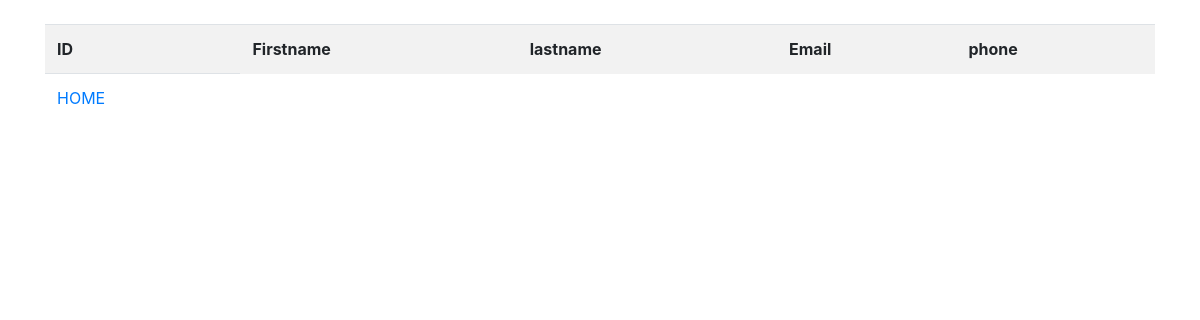
/show, run on an earlier commit of the app's database.
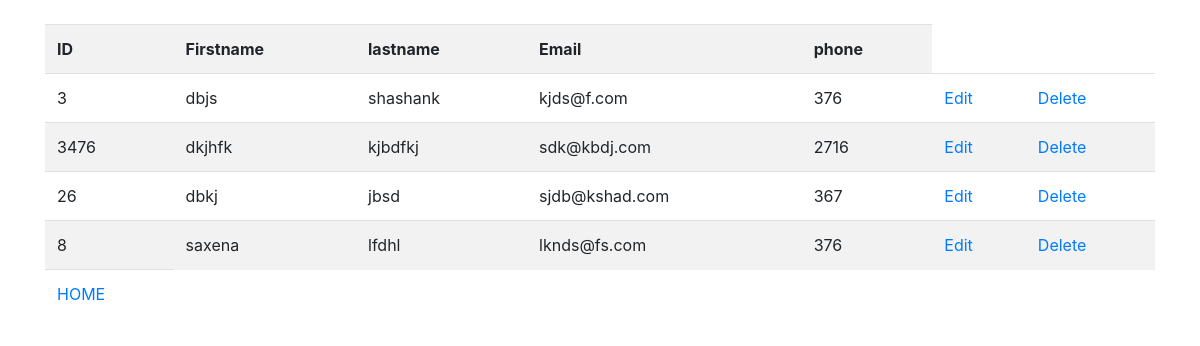
And on a later commit of the database.
### myapp/models.py (models this page shows)
class Sales(models.Model):
    sid = models.CharField(max_length=20)
    sfirstname = models.CharField(max_length=50)
    slastname = models.CharField(max_length=50)
    semail = models.EmailField()
    sphone = models.IntegerField(max_length=12)

### myapp/views.py (the view)
# urls.py: path('show', views.show),
def show(request):
    sales = Sales.objects.all
    return render(request, 'show.html', {'sales': sales})

### myapp/templates/show.html
{% extends 'base.html' %}
{% block content %}
<table class="table table-striped">
    <tr>
        <th>ID</th>
        <th>Firstname</th>
        <th>lastname</th>
        <th>Email</th>
        <th>phone</th>
    </tr>
    {% for i in sales %}
    <tr>
        <td>{{i.sid}}</td>
        <td>{{i.sfirstname}}</td>
        <td>{{i.slastname}}</td>
        <td>{{i.semail}}</td>
        <td>{{i.sphone}}</td>
        <td>
            <a href="edit/{{ i.id }} ">Edit</a>
        </td>
        <td>
            <a href="delete/{{ i.id }} ">Delete</a>
        </td>
    </tr>
    {% endfor %}
    <br>
    <td>
            <a href='/'>HOME</a>
        </td>
</table>
{% endblock %}

What changed in the data, as far as the page shows it:
added Sales: sid "3", sfirstname "dbjs", slastname "shashank", semail "kjds@f.com", sphone "376"
added Sales: sid "3476", sfirstname "dkjhfk", slastname "kjbdfkj", semail "sdk@kbdj.com", sphone "2716"
added Sales: sid "26", sfirstname "dbkj", slastname "jbsd", semail "sjdb@kshad.com", sphone "367"
added Sales: sid "8", sfirstname "saxena", slastname "lfdhl", semail "lknds@fs.com", sphone "376"
